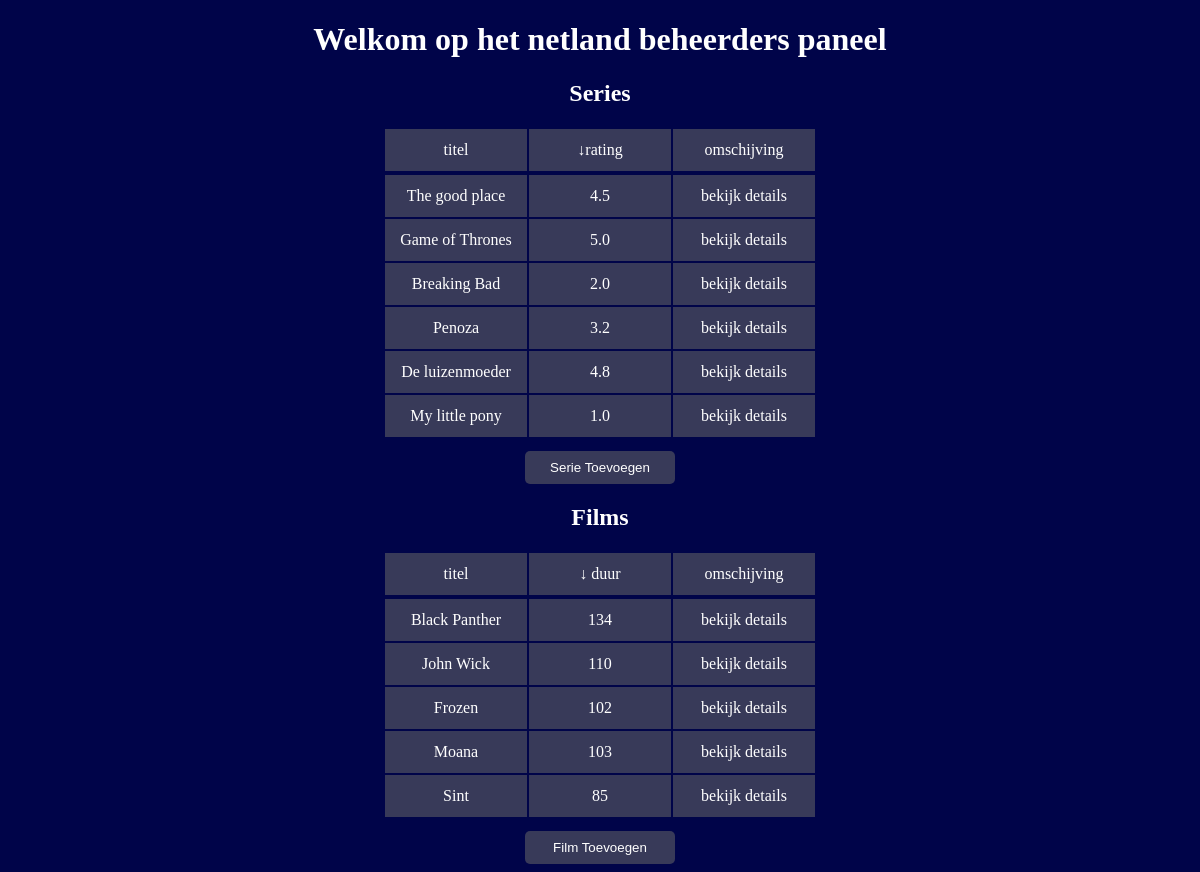
The page / on the database its author committed.
### tables this page shows
CREATE TABLE `series` (
	id MEDIUMINT NOT NULL AUTO_INCREMENT PRIMARY KEY,
    title VARCHAR(100) NOT NULL,
    rating DECIMAL(2,1) NULL,
    summary TEXT NOT NULL,
    has_won_awards INT NOT NULL,
    seasons INT NOT NULL,
    country VARCHAR(5) NULL,
    spoken_in_language ENUM('NL', 'EN') NULL
);

CREATE TABLE `movies` (
	id MEDIUMINT NOT NULL AUTO_INCREMENT PRIMARY KEY,
    title VARCHAR(100) NOT NULL,
    length_in_minutes INTEGER NOT NULL,
    released_at DATE NULL,
    country_of_origin VARCHAR(2) NULL,
    summary TEXT NOT NULL,
    youtube_trailer_id VARCHAR(20) NULL
);

### index.php (the view, shortened to what this page needs)
<?php
require_once "pdo-connectie.php";
$link1 = '';
$link2 = '';
if (isset($_GET['orderby'])) {
    $series = "SELECT * FROM series ORDER BY rating DESC";
    $link1 = '&orderby=rating';
} else {
    $series = 'SELECT title, rating, id FROM series';
}
$query2 = $pdo->query($series);
$series = $query2->fetchAll();
if (isset($_GET['order1by'])) {
    $films = "SELECT * FROM movies ORDER BY length_in_minutes DESC";
    $link2 = '&order1by=films';
} else {
    $films = 'SELECT title, length_in_minutes, id FROM movies';
}
$query = $pdo->query($films);
$films = $query->fetchAll();
$leegS = "";
$leegF = "";
foreach ($series as $serie) {
    $leegS .= '<tr>';
    $leegS .= '<td>' . $serie['title'] . "</td>";
    $leegS .= '<td>' . $serie['rating'] . "</td>";
    $leegS .= "<td><a href='detail_serie.php?id=$serie[id]'> bekijk details</a></td>";
}
foreach ($films as $film) {
    $leegF .= '<tr>';
    $leegF .= '<td>' . $film['title'] . "</td>";
    $leegF .= "<td>$film[length_in_minutes]</td>";
    $leegF .= "<td class='detailF'><a href='detail_film.php?id=$film[id]'> bekijk details</a></td>";
}
?>
<!DOCTYPE html>
<html lang="en">
<head>
    <link rel='stylesheet' href="style.css">
    <h1> Welkom op het netland beheerders paneel</h1>
</head>
<body>
    <h2> Series </h2>
    <table >
        <td> titel</td>
        <td> <a href="?orderby=rating<?= $link2 ?>"> &darr;rating</a> </td>
        <td> omschijving</td>
        <tr >
            <?php
            echo $leegS;
            ?>
        </tr>
    </table>
<button class="serieT"><a href='add_serie.php?id=$film[id]'> Serie Toevoegen</a></button>
    <h2> Films </h2>
    <table>
        <td> titel </td>
        <td><a href="?order1by=films<?= $link1 ?>"> &darr; duur </a> </td>
        <td> omschijving</td>
        <tr class="textF">
            <?php
            echo $leegF;
            ?>
        </tr>
    </table>
    <button type="submit" class="filmT"><a href='add_film.php?id=$film[id]'> Film Toevoegen</a></button>
</body>
</html>

### style.css (style rules this page uses)
h1 { text-align: center; }
body { text-align: center; background-color: #000449; color: white; }
table { margin-left: auto; margin-right: auto; margin-bottom: 12px; }
td { background-color: rgba(104, 104, 104, 0.54); height: 40px; width: 140px; }
a { text-decoration: none; color: white; }
button { background-color:rgba(104, 104, 104, 0.54); border: 10px; border-radius: 5px; color: rgb(255, 255, 255); }
.filmT { padding: 5px; width: 150px; height: 33px; }
.serieT { padding: 5px; width: 150px; height: 33px; }

### rows shown on the page
series: title "The good place", rating "4.5"
series: title "Game of Thrones", rating "5.0"
series: title "Breaking Bad", rating "2.0"
series: title "Penoza", rating "3.2"
series: title "De luizenmoeder", rating "4.8"
series: title "My little pony", rating "1.0"
movies: title "Black Panther", length_in_minutes "134"
movies: title "John Wick", length_in_minutes "110"
movies: title "Frozen", length_in_minutes "102"
movies: title "Moana", length_in_minutes "103"
movies: title "Sint", length_in_minutes "85"
